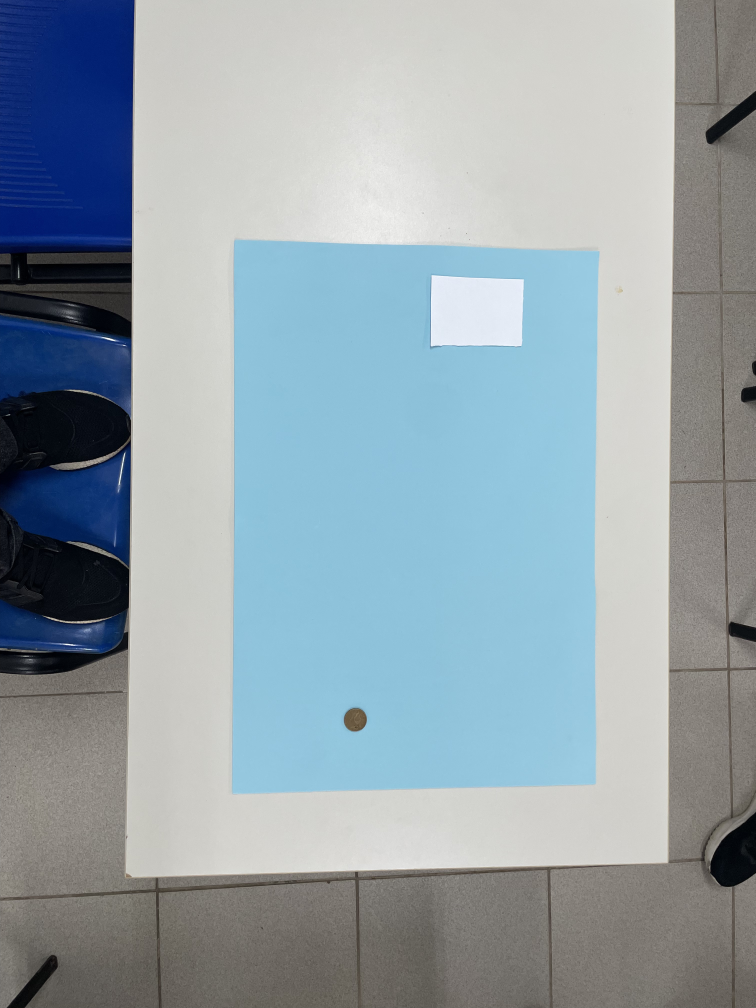
#> input picture azul/IMG_4863.jpg, 3024 x 4032 px (shown at 1/4 size); its folder holds only this picture in this run
$ python fatiamento_cores.py
#> lines starting #> are read from the running program, lines starting #| are printed output that depends on the picture; after the words box and inside, x2 and y2 are one past the last pixel; in counts of white or black regions, pixels touching at a corner belong together
import cv2
import numpy as np
import glob
import os

# ====================================================================
# 1. DICIONÁRIO DE CONFIGURAÇÕES (Coordenadas calibradas)
# ====================================================================
CONFIG = {
    "azul": {
        "roi_eva":  (0.21, 0.80, 0.29, 0.81),
        "cartao":   (0.29, 0.33, 0.59, 0.68)
    },
    "branco": {
        "roi_eva":  (0.21, 0.80, 0.27, 0.80),
        "cartao":   (0.25, 0.30, 0.63, 0.72)
    },
    "verde": {
        "roi_eva":  (0.24, 0.82, 0.34, 0.85),
        "cartao":   (0.30, 0.34, 0.57, 0.64)
    }
}

# -> DEFINA QUAL COR VAI PROCESSAR AGORA
cor_atual = "azul"

pasta_entrada = f"{cor_atual}/*.jpg"
pasta_saida = f"{cor_atual}_normalizada"

if not os.path.exists(pasta_saida):
    os.makedirs(pasta_saida)

print(f"--- INICIANDO PROCESSAMENTO EM LOTE: BASE {cor_atual.upper()} ---")

for caminho_foto in glob.glob(pasta_entrada):
    nome_arquivo = os.path.basename(caminho_foto)
    print(f"\nProcessando: {nome_arquivo}")

    img_orig = cv2.imread(caminho_foto)
#> img_orig is the input picture: shape (4032, 3024, 3); mean B, G, R 169.2, 161.3, 147.3
    if img_orig is None:
        print("  - Erro ao ler imagem.")
        continue

    h_orig, w_orig = img_orig.shape[:2]
#> h_orig = 4032; w_orig = 3024
    cfg = CONFIG[cor_atual]

    # ====================================================================
    # 2. EXTRAÇÃO DIRETA DA COR DO CARTÃO BRANCO
    # ====================================================================
    ct_topo, ct_baixo, ct_esq, ct_dir = cfg["cartao"]

    y1_c, y2_c = int(h_orig * ct_topo), int(h_orig * ct_baixo)
#> y1_c = 1169; y2_c = 1330
    x1_c, x2_c = int(w_orig * ct_esq), int(w_orig * ct_dir)
#> x1_c = 1784; x2_c = 2056

    recorte_cartao = img_orig[y1_c:y2_c, x1_c:x2_c]
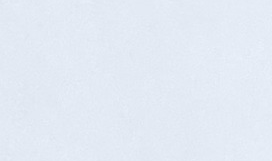
#> recorte_cartao: shape (161, 272, 3); mean B, G, R 244.2, 234.2, 227.2
    b, g, r, _ = cv2.mean(recorte_cartao)
#> b = 244.2; g = 234.2; r = 227.2
    print(f"  - Cor do Cartão (Original): Azul={b:.2f} | Verde={g:.2f} | Vermelho={r:.2f}")
#|   - Cor do Cartão (Original): Azul=244.19 | Verde=234.19 | Vermelho=227.19

    # ====================================================================
    # 3. RECORTE DO EVA E MEDIÇÃO DE RUÍDO
    # ====================================================================
    rt_topo, rt_baixo, rt_esq, rt_dir = cfg["roi_eva"]

    img_eva = img_orig[int(h_orig * rt_topo):int(h_orig * rt_baixo), int(w_orig * rt_esq):int(w_orig * rt_dir)]
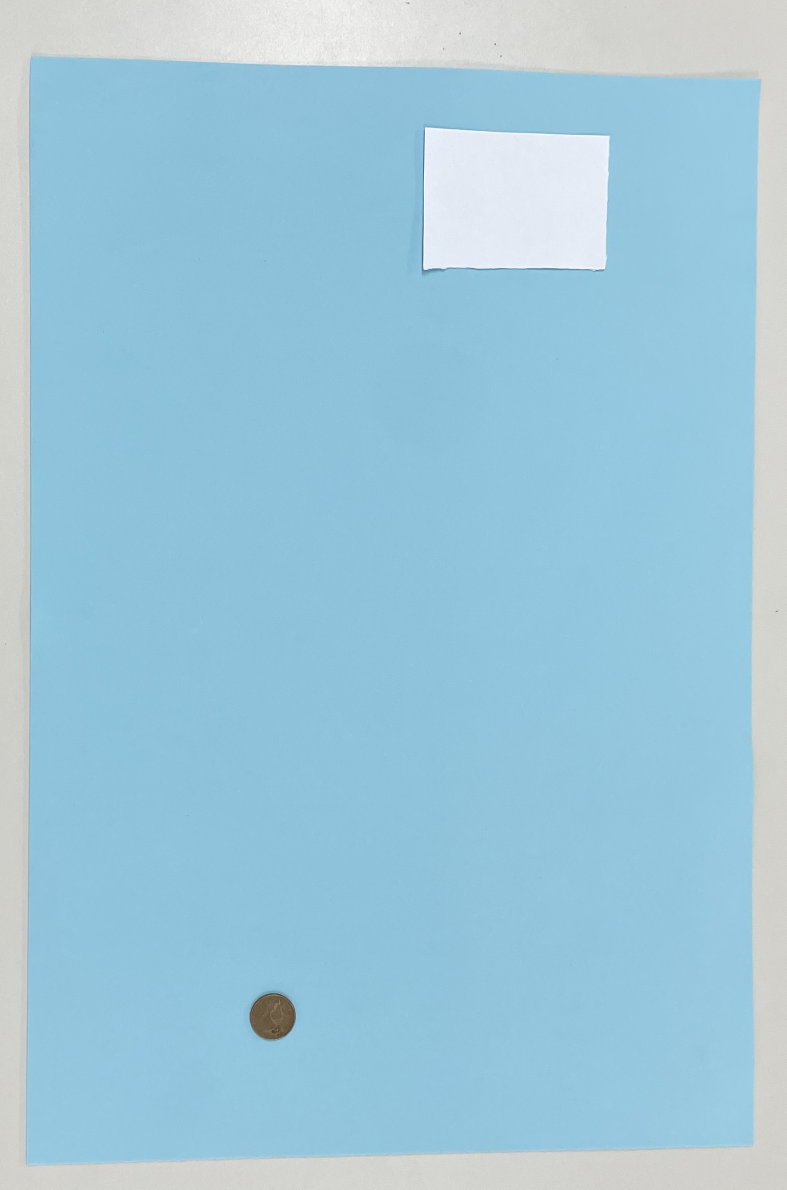
#> img_eva: shape (2379, 1573, 3) (shown at 1/2 size); mean B, G, R 218.2, 199.4, 157.5
    h_eva, w_eva = img_eva.shape[:2]
#> h_eva = 2379; w_eva = 1573

    recorte_eva = img_eva[h_eva//2:h_eva//2+100, w_eva//2-150:w_eva//2-50]
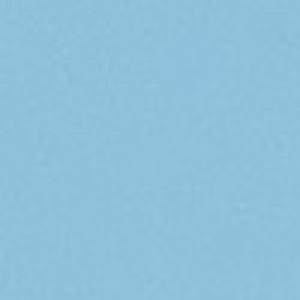
#> recorte_eva: shape (100, 100, 3) (shown 3 times larger); mean B, G, R 218.2, 194.1, 142.2
    ruido = np.std(cv2.cvtColor(recorte_eva, cv2.COLOR_BGR2GRAY))
#> ruido = 1.22
    print(f"  - Ruído do EVA: {ruido:.2f}")
#|   - Ruído do EVA: 1.22

    # 4. DETECÇÃO DA MOEDA E NORMALIZAÇÃO ESPACIAL
    img_hsv = cv2.cvtColor(img_eva, cv2.COLOR_BGR2HSV)
#> img_hsv: shape (2379, 1573, 3); mean H, S, V 89.2, 72.2, 218.9

    mascara_moeda = cv2.inRange(img_hsv, np.array([0, 30, 0]), np.array([40, 255, 150]))
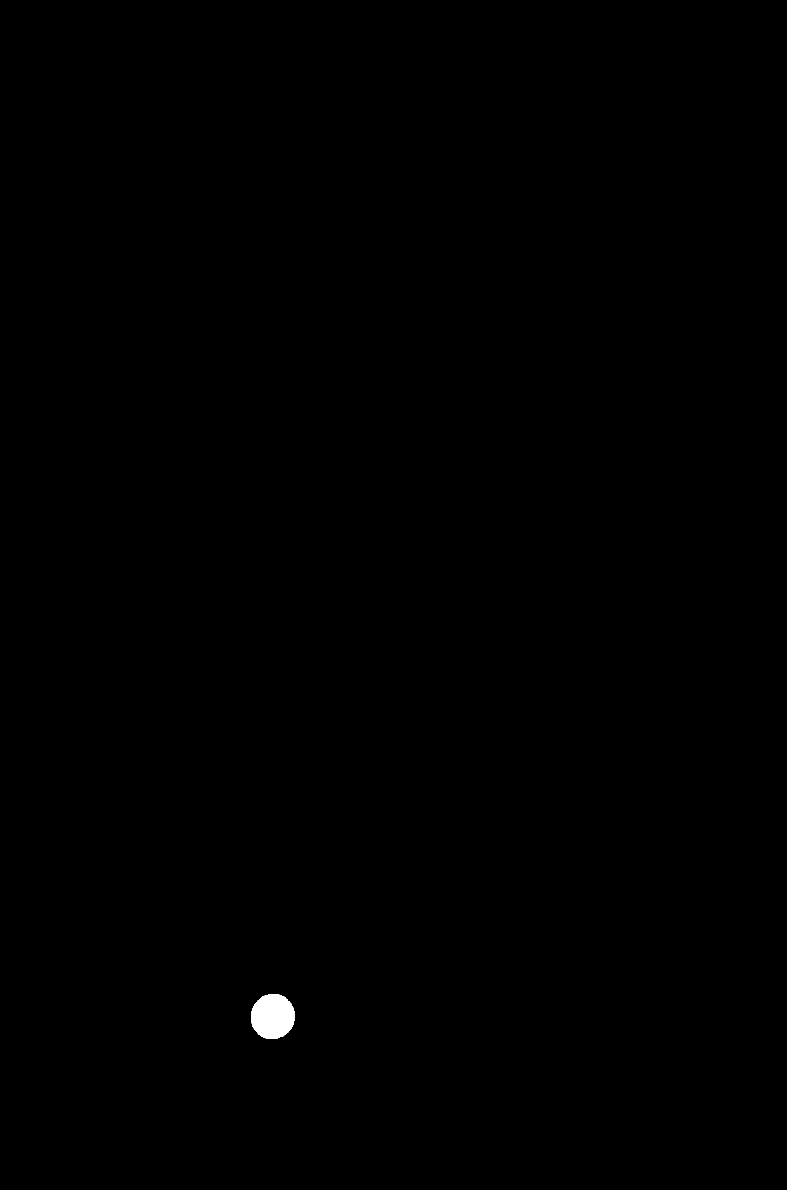
#> mascara_moeda: shape (2379, 1573) (shown at 1/2 size); 0.17% white; 2 white regions (1 under 20 px)
    cnts_moeda, _ = cv2.findContours(mascara_moeda, cv2.RETR_LIST, cv2.CHAIN_APPROX_SIMPLE)
#> cnts_moeda = 9 contours, 7 with area under 20; largest, box (x1, y1, x2, y2) and area: (502, 1988, 590, 2078) 6166, (538, 1988, 557, 1992) 44

    moeda = next((c for c in sorted(cnts_moeda, key=cv2.contourArea, reverse=True) if 500 < cv2.contourArea(c) < 25000), None)
#> moeda = contour of 131 points, box (x1, y1, x2, y2) (502, 1988, 590, 2078), area 6166

    if moeda is not None:
        _, raio = cv2.minEnclosingCircle(moeda)
#> raio = 46.52

        diametro_px = raio * 2
#> diametro_px = 93.03
        escala_atual = diametro_px / 25.0
#> escala_atual = 3.72

        fator_correcao = 5.0 / escala_atual
#> fator_correcao = 1.34
        img_padronizada = cv2.resize(img_eva, None, fx=fator_correcao, fy=fator_correcao)
        print(f"  - Moeda: {escala_atual:.2f} px/mm -> Zoom: {fator_correcao:.2f}x")
#|   - Moeda: 3.72 px/mm -> Zoom: 1.34x

        # 5. NORMALIZAÇÃO DE COR (BALANÇO DE BRANCO)
        # tentando corrigir a cor da foto e deixar mais neutro.
        luminancia_alvo = (b + g + r) / 3.0
#> luminancia_alvo = 235.2

        # Calcula o multiplicador necessário para cada canal atingir o alvo
        fator_b = luminancia_alvo / b if b > 0 else 1
#> fator_b = 0.963
        fator_g = luminancia_alvo / g if g > 0 else 1
#> fator_g = 1
        fator_r = luminancia_alvo / r if r > 0 else 1
#> fator_r = 1.04

        # Separa os canais da imagem que já sofreu zoom
        canal_b, canal_g, canal_r = cv2.split(img_padronizada)
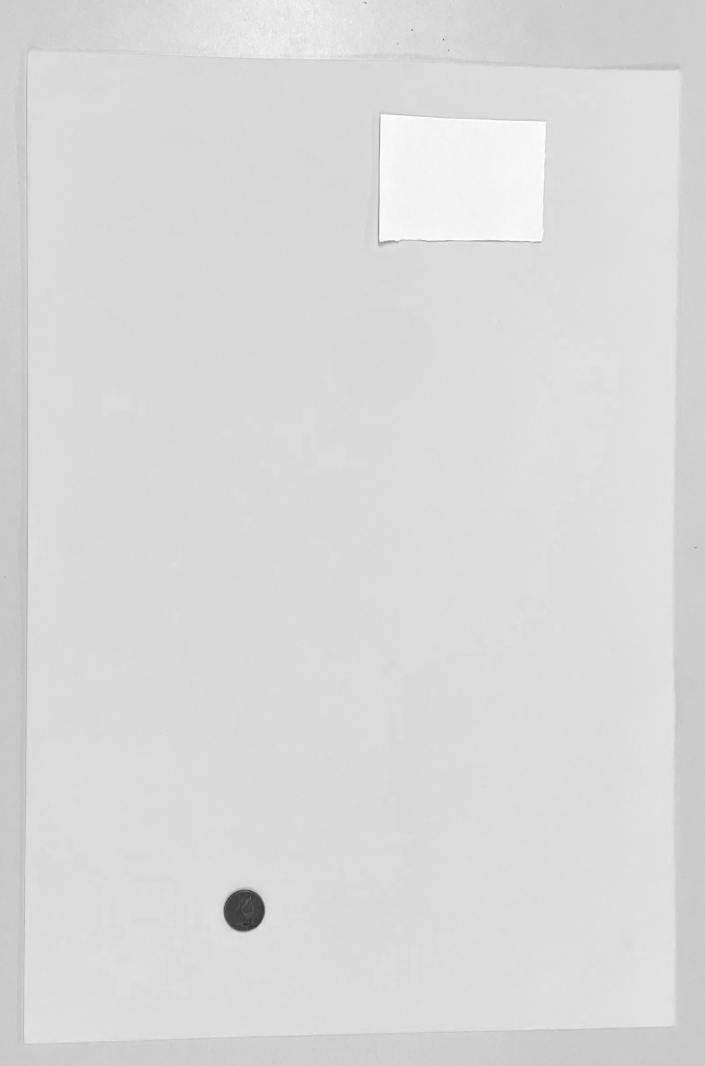
#> canal_b: shape (3196, 2113) (shown at 1/3 size); min 29, max 255, mean 218.1
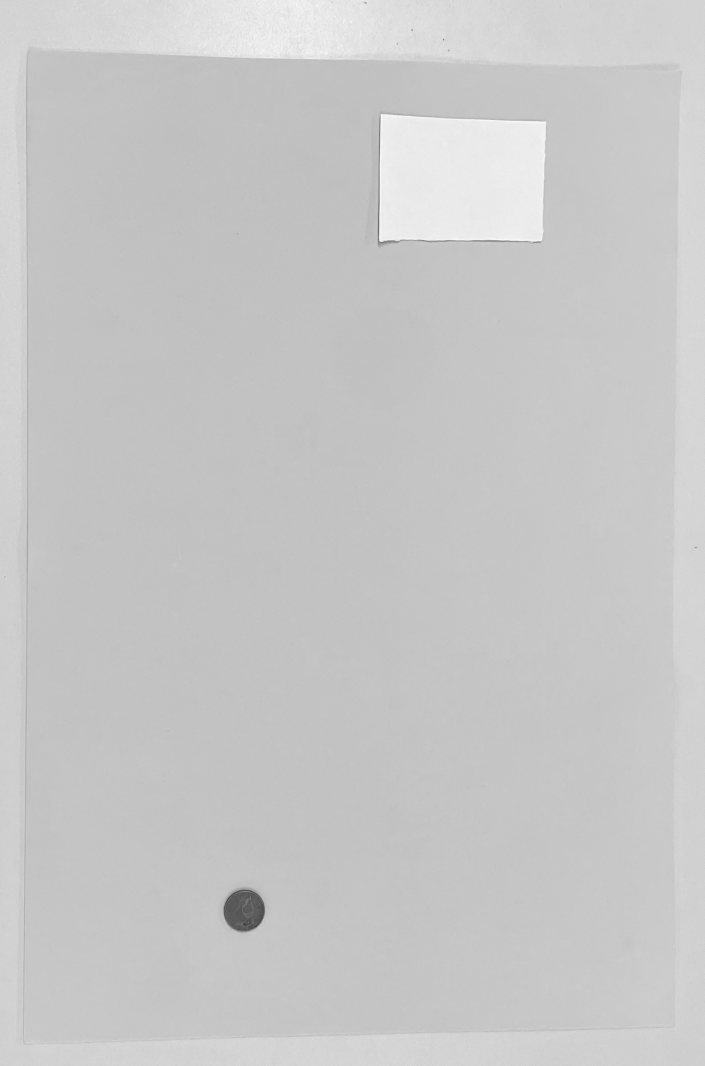
#> canal_g: shape (3196, 2113) (shown at 1/3 size); min 52, max 255, mean 199.3
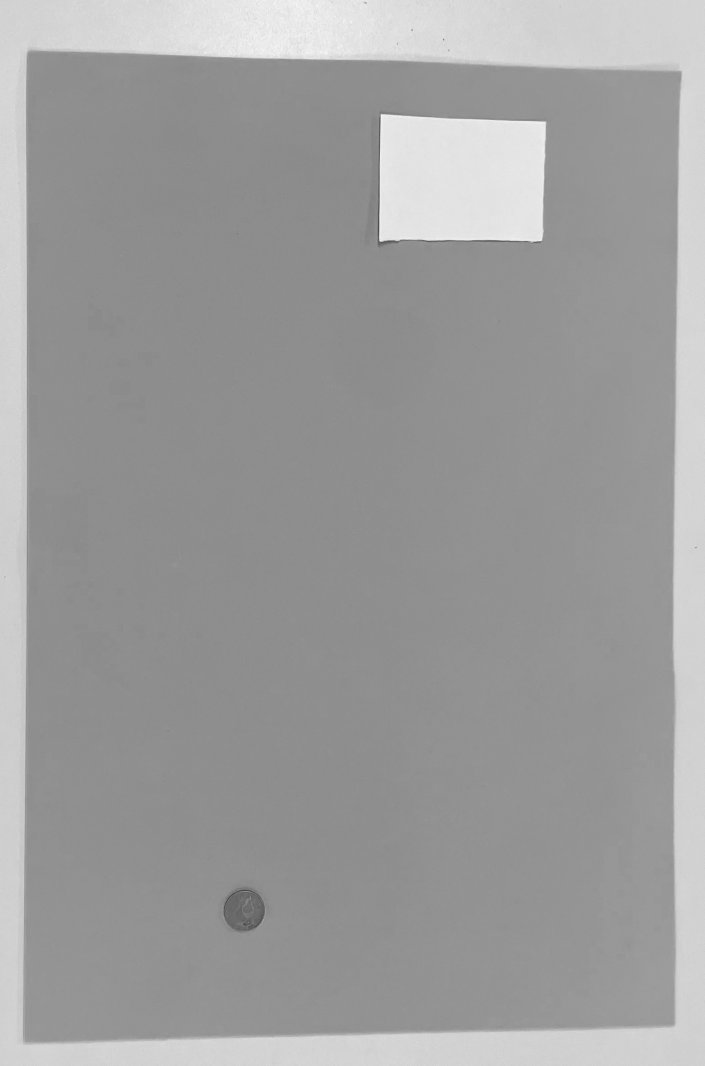
#> canal_r: shape (3196, 2113) (shown at 1/3 size); min 42, max 250, mean 157.3

        # Multiplica os canais pelos fatores e usa np.clip para não estourar o limite de 255
        canal_b = np.clip(canal_b * fator_b, 0, 255).astype(np.uint8)
        canal_g = np.clip(canal_g * fator_g, 0, 255).astype(np.uint8)
        canal_r = np.clip(canal_r * fator_r, 0, 255).astype(np.uint8)

        # Junta os canais corrigidos de volta em uma imagem BGR
        img_final_corrigida = cv2.merge([canal_b, canal_g, canal_r])

        caminho_salvar = os.path.join(pasta_saida, f"norm_{nome_arquivo}")
        cv2.imwrite(caminho_salvar, img_final_corrigida)
        print(f"  - Balanço de Branco aplicado. Imagem salva!")
    else:
        print("  - Erro: Moeda não encontrada. Imagem ignorada.")

print("\n--- PROCESSAMENTO CONCLUÍDO ---")
